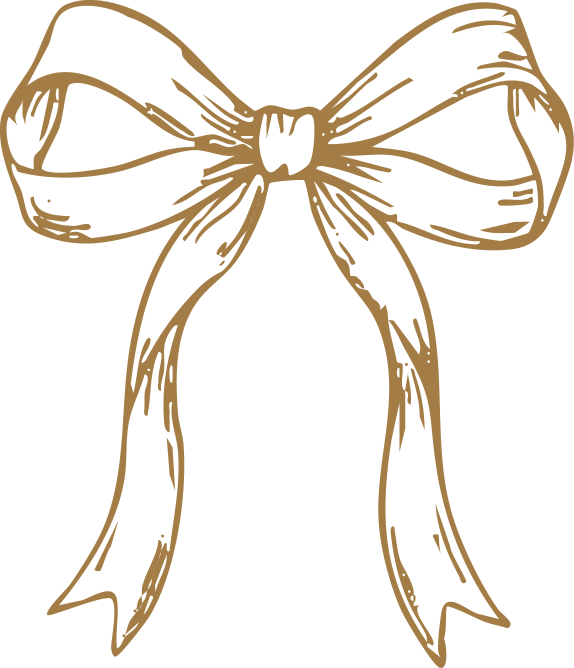
#> input picture assets/images/bow-illustration-DWFdIPv5.png, 1148 x 1336 px (shown at 1/2 size); its folder holds only this picture in this run
$ python optimize_images.py
#> lines starting #> are read from the running program, lines starting #| are printed output that depends on the picture
#!/usr/bin/env python3
"""
Simple image optimizer: generates resized JPEG and WebP variants for images in assets/images.
Usage:
  pip install pillow
  python3 tools/optimize_images.py

Produces files like `photo1-480.jpg`, `photo1-1024.jpg`, and `photo1-480.webp`.
Gallery photos (photo1–photo4) are cropped to 4:3 from the top so heads stay visible,
then upscaled for the gallery slots used in index.html.
"""
import re
from PIL import Image
from pathlib import Path

SRC = Path(__file__).resolve().parents[1] / 'assets' / 'images'
OUT_WIDTHS = [480, 1024, 2048]
JPEG_QUALITY = 80
WEBP_QUALITY = 80
GALLERY_PHOTOS = {'photo1', 'photo2', 'photo3', 'photo4'}
GALLERY_ASPECT = 4 / 3
GALLERY_MASTER_WIDTH = 2048
VARIANT_RE = re.compile(r'-\d+$')

if not SRC.exists():
    print("No images folder found at:", SRC)
    raise SystemExit(1)


def top_align_crop_to_aspect(im, aspect):
    width, height = im.size
    current = width / height
    if current > aspect:
        new_width = int(height * aspect)
        left = (width - new_width) // 2
        return im.crop((left, 0, left + new_width, height))
    if current < aspect:
        new_height = int(width / aspect)
        return im.crop((0, 0, width, new_height))
    return im


def normalize_gallery_photo(im):
    cropped = top_align_crop_to_aspect(im, GALLERY_ASPECT)
    target_height = int(GALLERY_MASTER_WIDTH / GALLERY_ASPECT)
    if cropped.width != GALLERY_MASTER_WIDTH or cropped.height != target_height:
        return cropped.resize((GALLERY_MASTER_WIDTH, target_height), Image.LANCZOS)
    return cropped


def save_variants(im, basename, force=False):
    for w in OUT_WIDTHS:
        if im.width <= w:
            resized = im
        else:
            ratio = w / im.width
            h = int(im.height * ratio)
            resized = im.resize((w, h), Image.LANCZOS)

        out_jpg = SRC / f"{basename}-{w}.jpg"
        out_webp = SRC / f"{basename}-{w}.webp"
        if force or not out_jpg.exists():
            resized.save(out_jpg, format='JPEG', quality=JPEG_QUALITY, optimize=True)
            print('Saved', out_jpg.name)
        if force or not out_webp.exists():
            resized.save(out_webp, format='WEBP', quality=WEBP_QUALITY, method=6)
            print('Saved', out_webp.name)


images = [
    p for p in SRC.glob('*')
    if p.suffix.lower() in ('.jpg', '.jpeg', '.png') and not VARIANT_RE.search(p.stem)
]
if not images:
    print('No JPG/PNG images found to optimize in', SRC)
    raise SystemExit(0)

seen_gallery = set()
for img_path in sorted(images):
    basename = img_path.stem
    if basename in GALLERY_PHOTOS:
        if basename in seen_gallery:
            continue
        seen_gallery.add(basename)

    try:
        with Image.open(img_path) as im:
#> im is the input picture: PIL image 1148x1336 RGBA; mean R, G, B, A 242.2, 236.9, 229.1, 33.1
            im = im.convert('RGB')
#> im: PIL image 1148x1336 RGB
            is_gallery = basename in GALLERY_PHOTOS

            if is_gallery:
                im = normalize_gallery_photo(im)
                master_path = SRC / f"{basename}.jpg"
                im.save(master_path, format='JPEG', quality=JPEG_QUALITY, optimize=True)
                print('Saved', master_path.name, f'({im.width}x{im.height})')
                if img_path != master_path and img_path.exists():
                    img_path.unlink()
                    print('Removed', img_path.name)
                save_variants(im, basename, force=True)
                continue

            save_variants(im, basename, force=False)
#> the loop in save_variants, `for w in OUT_WIDTHS:` made 3 passes
#> pass 1, in save_variants, `resized = im.resize((w, h), Image.LANCZOS)`:
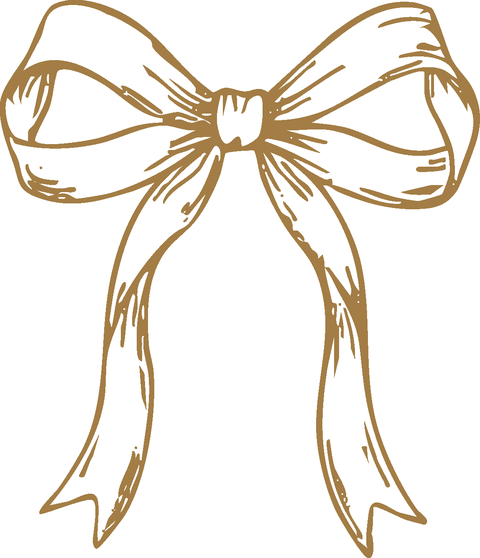
#> resized: PIL image 480x558 RGB; mean R, G, B 242, 236.6, 228.7
#> pass 2, in save_variants, `resized = im.resize((w, h), Image.LANCZOS)`:
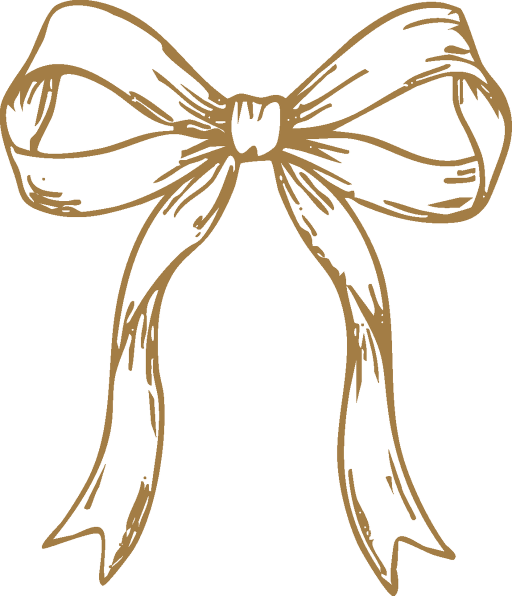
#> resized: PIL image 1024x1191 RGB (shown at 1/2 size); mean R, G, B 242, 236.7, 228.8
    except Exception as e:
        print('Error processing', img_path.name, e)

print('Done')

$ run again, on assets/images/champagne-tower-Or6MBjHQ.png
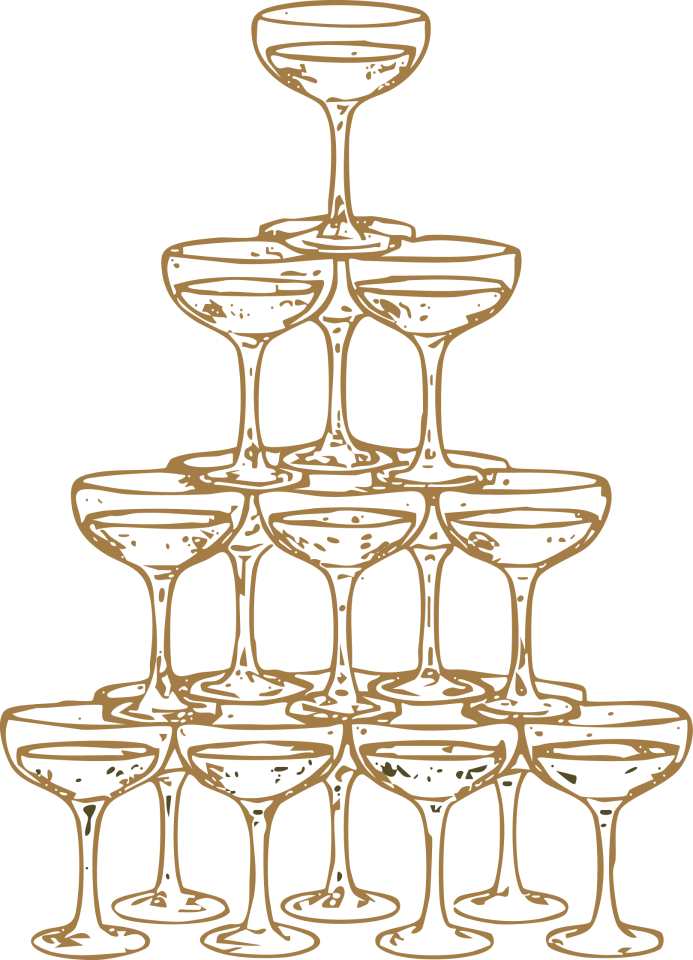
#> input picture assets/images/champagne-tower-Or6MBjHQ.png, 1386 x 1920 px (shown at 1/2 size)
#> im is the input picture: PIL image 1386x1920 RGBA; mean R, G, B, A 28.5, 21.9, 12, 38.3
#> `im = im.convert('RGB')`:
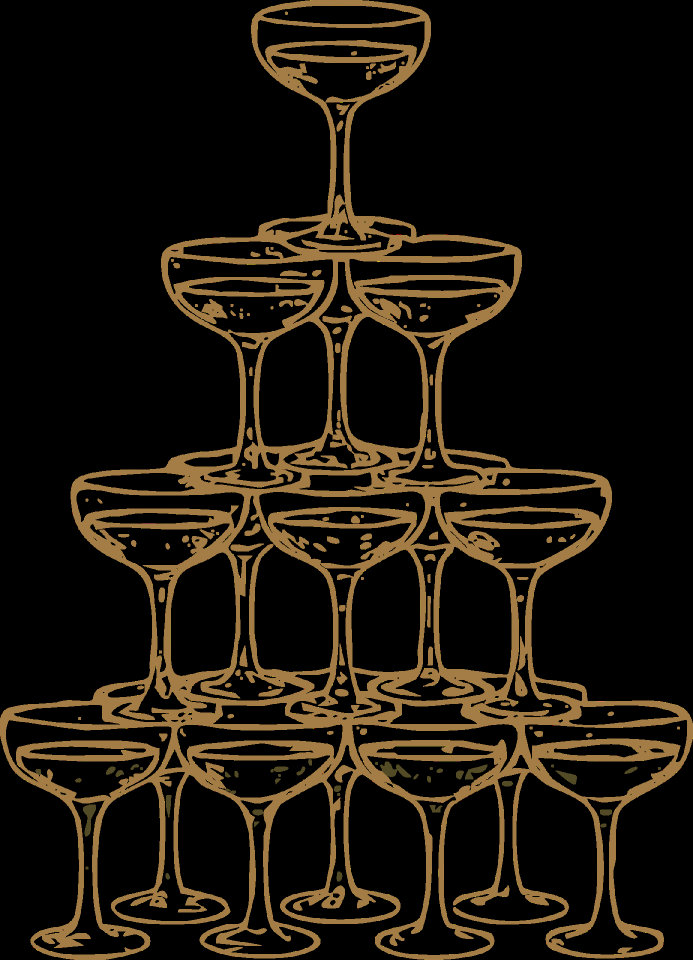
#> im: PIL image 1386x1920 RGB (shown at 1/2 size); mean R, G, B 28.5, 21.9, 12
#> the loop in save_variants, `for w in OUT_WIDTHS:` made 3 passes
#> pass 2, in save_variants, `resized = im.resize((w, h), Image.LANCZOS)`:
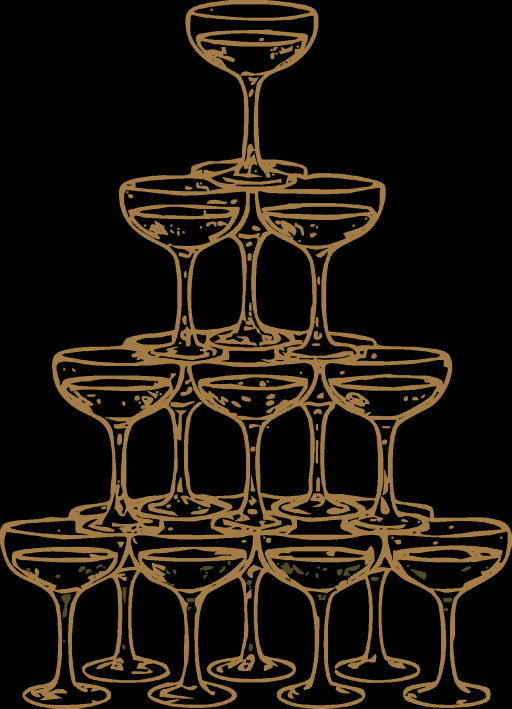
#> resized: PIL image 1024x1418 RGB (shown at 1/2 size); mean R, G, B 28.9, 22.2, 12.2
